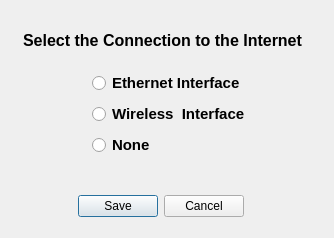
<?xml version="1.0" encoding="UTF-8"?>
<ui version="4.0">
 <class>Dialog</class>
 <widget class="QDialog" name="Dialog">
  <property name="geometry">
   <rect>
    <x>0</x>
    <y>0</y>
    <width>334</width>
    <height>238</height>
   </rect>
  </property>
  <property name="windowTitle">
   <string>Internet Connection</string>
  </property>
  <property name="windowIcon">
   <iconset>
    <normaloff>../../../../../../../usr/share/icons/elementary-xfce/apps/24/ccsm.png</normaloff>../../../../../../../usr/share/icons/elementary-xfce/apps/24/ccsm.png</iconset>
  </property>
  <widget class="QDialogButtonBox" name="buttonBox">
   <property name="geometry">
    <rect>
     <x>10</x>
     <y>190</y>
     <width>301</width>
     <height>32</height>
    </rect>
   </property>
   <property name="orientation">
    <enum>Qt::Horizontal</enum>
   </property>
   <property name="standardButtons">
    <set>QDialogButtonBox::Cancel|QDialogButtonBox::Save</set>
   </property>
   <property name="centerButtons">
    <bool>true</bool>
   </property>
  </widget>
  <widget class="QLabel" name="label">
   <property name="geometry">
    <rect>
     <x>7</x>
     <y>20</y>
     <width>311</width>
     <height>41</height>
    </rect>
   </property>
   <property name="sizePolicy">
    <sizepolicy hsizetype="Expanding" vsizetype="Preferred">
     <horstretch>0</horstretch>
     <verstretch>0</verstretch>
    </sizepolicy>
   </property>
   <property name="font">
    <font>
     <pointsize>12</pointsize>
     <weight>75</weight>
     <bold>true</bold>
    </font>
   </property>
   <property name="text">
    <string>Select the Connection to the Internet</string>
   </property>
   <property name="alignment">
    <set>Qt::AlignCenter</set>
   </property>
   <property name="wordWrap">
    <bool>true</bool>
   </property>
  </widget>
  <widget class="QWidget" name="">
   <property name="geometry">
    <rect>
     <x>10</x>
     <y>70</y>
     <width>321</width>
     <height>91</height>
    </rect>
   </property>
   <layout class="QGridLayout" name="gridLayout">
    <item row="4" column="1">
     <widget class="QRadioButton" name="None_button">
      <property name="font">
       <font>
        <pointsize>11</pointsize>
        <weight>75</weight>
        <bold>true</bold>
       </font>
      </property>
      <property name="text">
       <string>None</string>
      </property>
     </widget>
    </item>
    <item row="0" column="0">
     <spacer name="horizontalSpacer">
      <property name="orientation">
       <enum>Qt::Horizontal</enum>
      </property>
      <property name="sizeHint" stdset="0">
       <size>
        <width>40</width>
        <height>20</height>
       </size>
      </property>
     </spacer>
    </item>
    <item row="0" column="2">
     <spacer name="horizontalSpacer_2">
      <property name="orientation">
       <enum>Qt::Horizontal</enum>
      </property>
      <property name="sizeHint" stdset="0">
       <size>
        <width>40</width>
        <height>20</height>
       </size>
      </property>
     </spacer>
    </item>
    <item row="0" column="1">
     <widget class="QRadioButton" name="Ethernet_button">
      <property name="font">
       <font>
        <pointsize>11</pointsize>
        <weight>75</weight>
        <bold>true</bold>
       </font>
      </property>
      <property name="text">
       <string>Ethernet Interface</string>
      </property>
     </widget>
    </item>
    <item row="1" column="1">
     <widget class="QRadioButton" name="Wireless_button">
      <property name="enabled">
       <bool>true</bool>
      </property>
      <property name="font">
       <font>
        <pointsize>11</pointsize>
        <weight>75</weight>
        <bold>true</bold>
        <strikeout>false</strikeout>
       </font>
      </property>
      <property name="text">
       <string>Wireless  Interface</string>
      </property>
     </widget>
    </item>
   </layout>
  </widget>
  <zorder>buttonBox</zorder>
  <zorder>ethernet_button</zorder>
  <zorder>label</zorder>
  <zorder>Ethernet_button</zorder>
  <zorder>horizontalSpacer</zorder>
  <zorder>horizontalSpacer_2</zorder>
  <zorder>horizontalSpacer_3</zorder>
  <zorder>horizontalSpacer_4</zorder>
 </widget>
 <resources/>
 <connections>
  <connection>
   <sender>buttonBox</sender>
   <signal>accepted()</signal>
   <receiver>Dialog</receiver>
   <slot>accept()</slot>
   <hints>
    <hint type="sourcelabel">
     <x>248</x>
     <y>254</y>
    </hint>
    <hint type="destinationlabel">
     <x>157</x>
     <y>274</y>
    </hint>
   </hints>
  </connection>
  <connection>
   <sender>buttonBox</sender>
   <signal>rejected()</signal>
   <receiver>Dialog</receiver>
   <slot>reject()</slot>
   <hints>
    <hint type="sourcelabel">
     <x>316</x>
     <y>260</y>
    </hint>
    <hint type="destinationlabel">
     <x>286</x>
     <y>274</y>
    </hint>
   </hints>
  </connection>
 </connections>
</ui>
